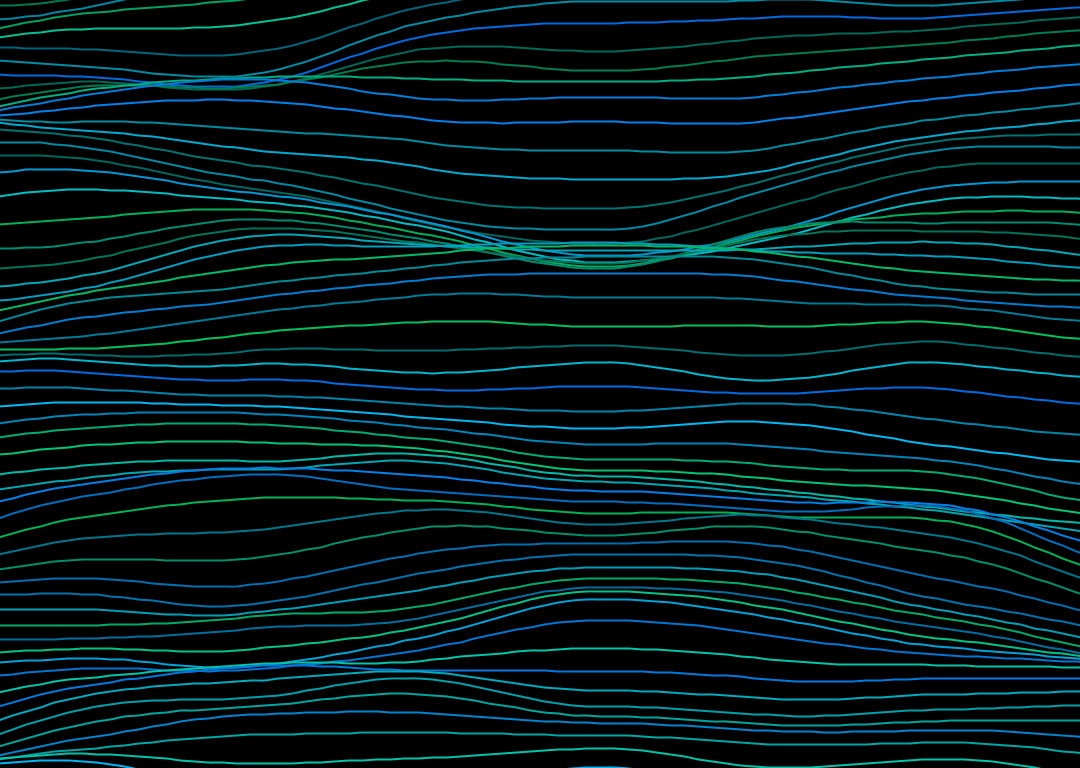
Frame 1 (no input)
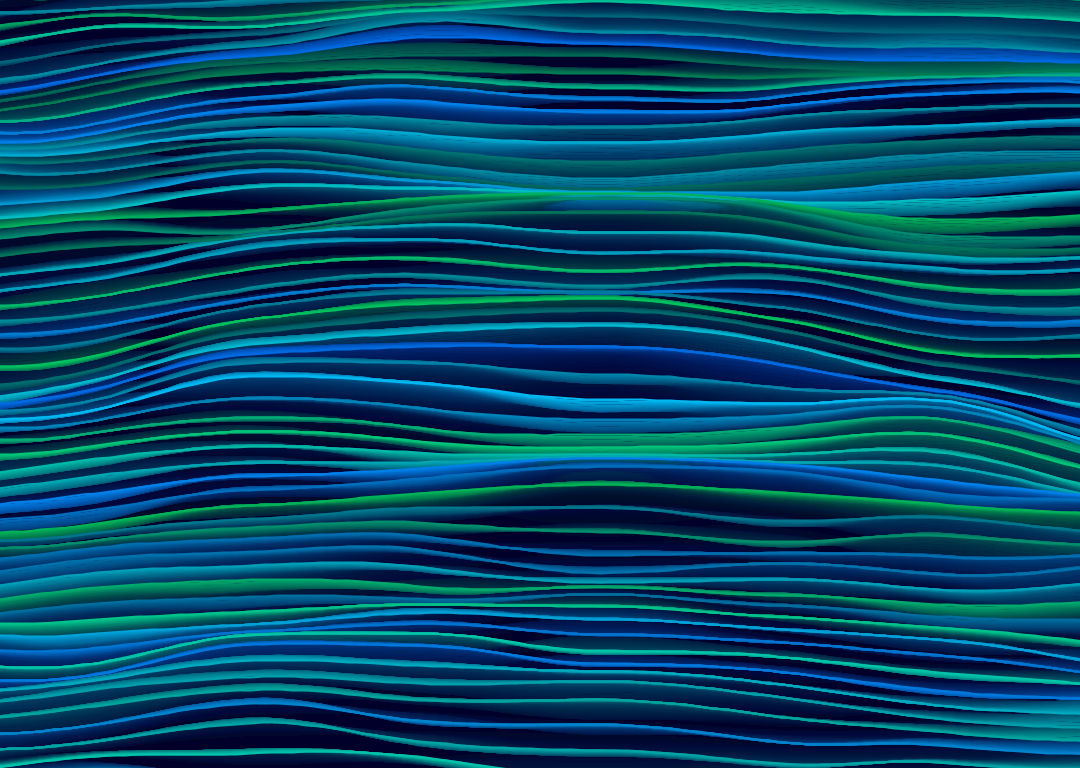
Frame 60 (the mouse pressed at the canvas centre just before this capture)
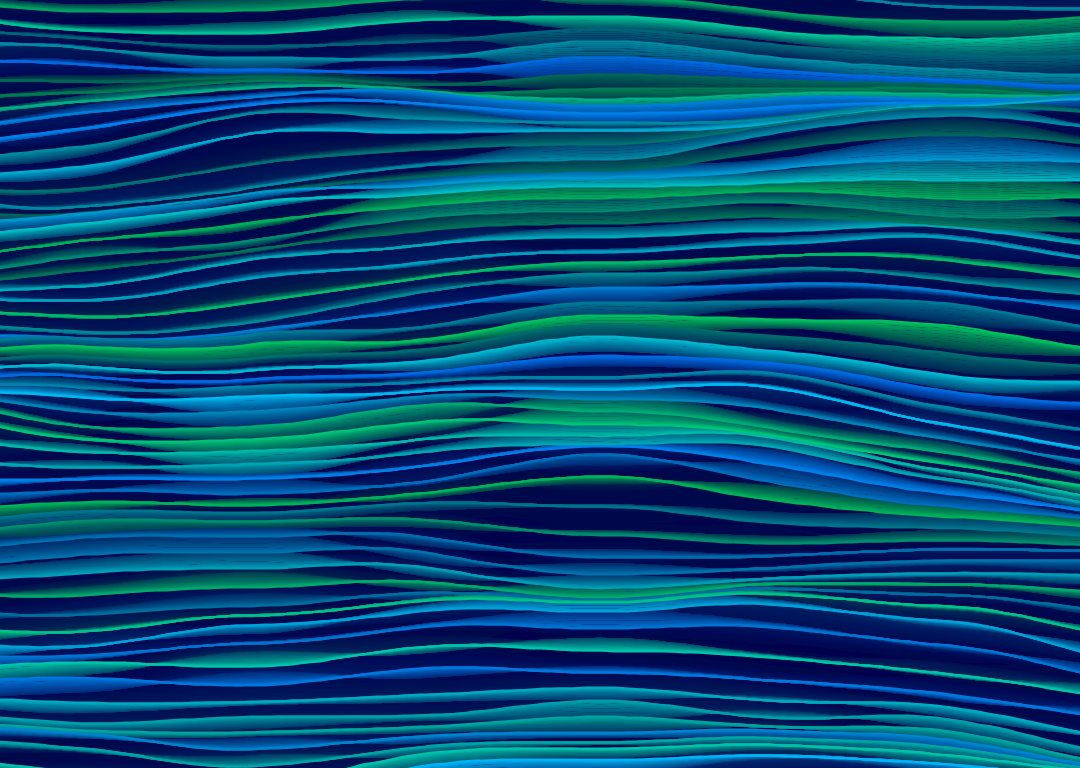
Frame 120 (the mouse held since frame 60 and released just before this capture)

The Processing sketch that drew these frames (run headless with seeded random() and noise(); from frame 60 on, the mouse is pressed at the canvas centre):

// Processing sketch: ripple
// ── ripple.pde
float x_freq = 0.02;
float y_freq = 0.1;
float spread = 14;
float amplitude = 100;
boolean blueUp;
int blueCount;
color[] colors;
int colorCount;

void setup() {
  size(1080, 768);
  smooth(8);
  noiseDetail(3);
  background(0);
  blueCount = 0;
  blueUp = true;
  colors = new color[floor(height + amplitude / spread)];
  for (int c = 0; c < colors.length; c++) {
    colors[c] = color(0, random(100, 200), random(80, 255));
  }
  colorCount = 0;
}

void draw() {
  drawBackground();
  drawWaves();
}

void drawWaves() {
  noFill();
  strokeWeight(2);
  
  float zOff = frameCount * 0.01;
  float yOff = 0;
  for(float y = -amplitude; y < height + amplitude; y += spread){
    float xOff = 0;
    stroke(colors[colorCount]);
    beginShape();
    for (float x = -amplitude; x < width + amplitude; x += spread) {
      float n = noise(xOff, yOff, zOff);
      float value = map(n, 0, 1, -amplitude, amplitude);
      curveVertex(x, y + value);
      xOff += x_freq;
    }
    endShape();
    yOff += y_freq;
    colorCount++;
  }
  colorCount = 0;
}

void drawBackground() {
  noStroke();  
  fill(0, 0, blueCount, 15);
  if(blueUp) {
    blueCount++;
    if(blueCount >= 90) {
      blueUp = !blueUp;
    }
  } else {
    blueCount--;
    if(blueCount <= 40) {
      blueUp = !blueUp;
    }
  }
  rect(0, 0, width, height);
}
